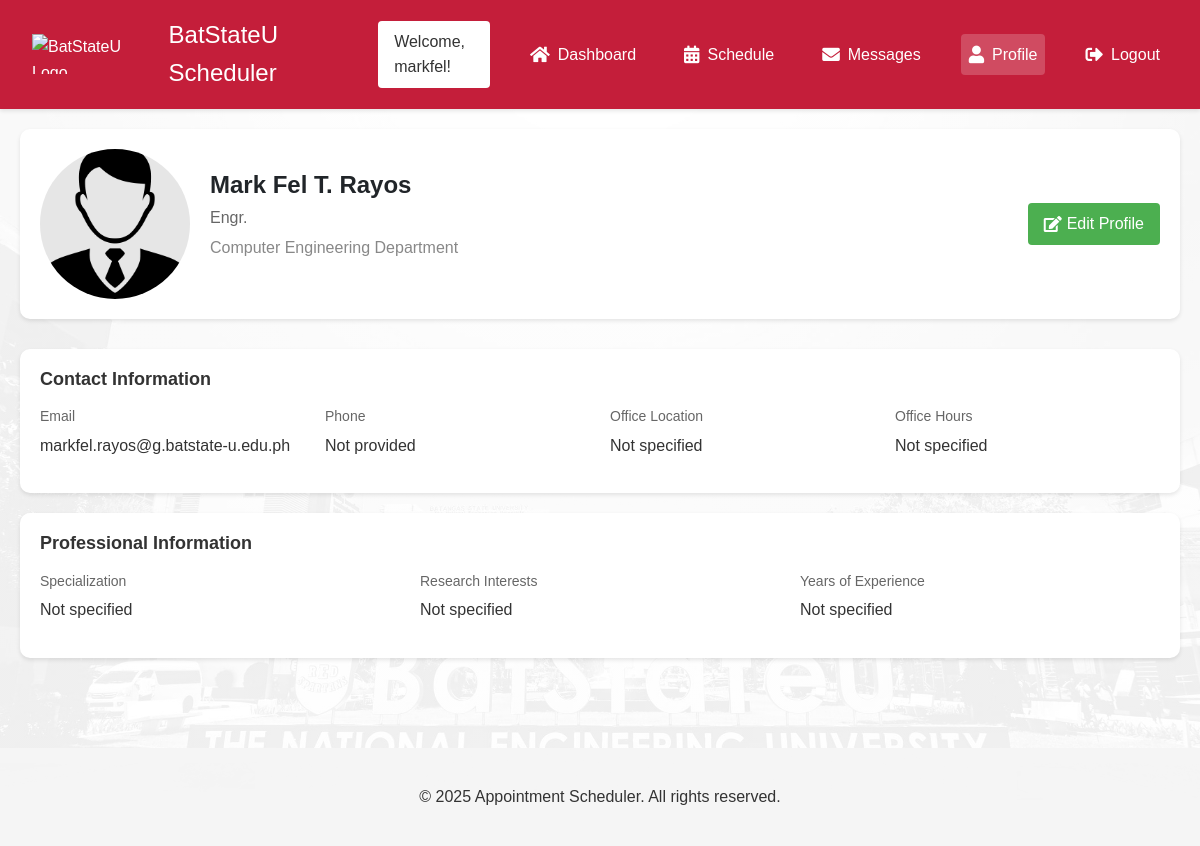
Screenshot of /faculty-profile/ (signed in) with the database file from the repository.
### AppointmentWebsite/models.py (models this page shows, shortened)
class UserProfile(models.Model):
    user = models.OneToOneField(User, on_delete=models.CASCADE)
    user_type = models.CharField(max_length=10, choices=[('student', 'Student'), ('faculty', 'Faculty')])
    phone_number = models.CharField(max_length=15, blank=True, null=True)
    profile_picture = models.ImageField(upload_to='profile_pictures/', null=True, blank=True)
    title = models.CharField(max_length=100, blank=True, null=True)
    department = models.CharField(max_length=100, blank=True, null=True)
    office_location = models.CharField(max_length=100, blank=True, null=True)
    office_hours = models.CharField(max_length=200, blank=True, null=True)
    specialization = models.CharField(max_length=200, blank=True, null=True)
    research_interests = models.TextField(blank=True, null=True)
    years_of_experience = models.IntegerField(null=True, blank=True)

### Appointment_Scheduler/views.py (the view)
# urls.py: path('faculty-profile/', views.faculty_profile, name='faculty_profile'),  # Added faculty profile URL
@login_required
def faculty_profile(request):
    try:
        user_profile = request.user.userprofile
        if user_profile.user_type != 'faculty':
            messages.error(request, "You don't have permission to access the faculty profile.")
            return redirect('profile')
    except UserProfile.DoesNotExist:
        messages.error(request, "Please complete your profile to access the faculty profile.")
        return redirect('edit_profile')
    context = {
        'user_profile': user_profile,
    }
    return render(request, 'faculty_profile.html', context)

### templates/faculty_profile.html (shortened to what this page needs)
{% extends 'base.html' %}
{% load static %}
{% block extra_css %}
<link rel="stylesheet" href="{% static 'css/faculty_dashboard.css' %}">
{% endblock %}
{% block content %}
<div class="profile-container">
    <div class="profile-header">
        <div class="profile-avatar">
            <img src="{% if user.profile_picture %}{{ user.profile_picture.url }}{% else %}{% static 'images/faculty.png' %}{% endif %}"
                 alt="Profile Picture">
        </div>
        <div class="profile-info">
            <h1 class="profile-name">{{ user.get_full_name }}</h1>
            <p class="profile-title">{{ user_profile.title|default:"Faculty Member" }}</p>
            <p class="profile-department">{{ user_profile.department|default:"Computer Engineering Department" }}</p>
        </div>
        <div class="profile-actions">
            <a href="{% url 'edit_profile' %}" class="btn-edit">
                <i class="fas fa-edit"></i> Edit Profile
            </a>
        </div>
    </div>
    <div class="profile-section">
        <h2 class="section-title">Contact Information</h2>
        <div class="info-grid">
            <div class="info-item">
                <div class="info-label">Email</div>
                <div class="info-value">{{ user.email }}</div>
            </div>
            <div class="info-item">
                <div class="info-label">Phone</div>
                <div class="info-value">{{ user_profile.phone_number|default:"Not provided" }}</div>
            </div>
            <div class="info-item">
                <div class="info-label">Office Location</div>
                <div class="info-value">{{ user_profile.office_location|default:"Not specified" }}</div>
            </div>
            <div class="info-item">
                <div class="info-label">Office Hours</div>
                <div class="info-value">{{ user_profile.office_hours|default:"Not specified" }}</div>
            </div>
        </div>
    </div>
    <div class="profile-section">
        <h2 class="section-title">Professional Information</h2>
        <div class="info-grid">
            <div class="info-item">
                <div class="info-label">Specialization</div>
                <div class="info-value">{{ user_profile.specialization|default:"Not specified" }}</div>
            </div>
            <div class="info-item">
                <div class="info-label">Research Interests</div>
                <div class="info-value">{{ user_profile.research_interests|default:"Not specified" }}</div>
            </div>
            <div class="info-item">
                <div class="info-label">Years of Experience</div>
                <div class="info-value">{{ user_profile.years_of_experience|default:"Not specified" }}</div>
            </div>
        </div>
    </div>
</div>
{% endblock %}

### templates/header.html (shortened to what this page needs)
{% load static %}
<header class="site-header">
    <div class="header-content">
        <div class="left-section">
            <img src="https://batstate-u.edu.ph/wp-content/uploads/2022/05/BatStateU-NEU-Logo.png" alt="BatStateU Logo" class="logo">
            <span class="logo-text">BatStateU Scheduler</span>
        </div>
        {% if user.is_authenticated %}
        <div class="right-section">
            <div class="welcome-box">
                Welcome, {{ user.username }}!
            </div>
            <nav class="nav-menu">
                <a href="{% url 'dashboard' %}" class="nav-link {% if request.path == '/dashboard/' %}active{% endif %}">
                    <i class="fas fa-home"></i> Dashboard
                </a>
                <a href="{% url 'schedule' %}" class="nav-link {% if 'schedule' in request.path %}active{% endif %}">
                    <i class="fas fa-calendar-alt"></i> Schedule
                </a>
                <a href="{% url 'messages' %}" class="nav-link {% if 'messages' in request.path %}active{% endif %}">
                    <i class="fas fa-envelope"></i> Messages
                </a>
                <a href="{% url 'profile' %}" class="nav-link {% if 'profile' in request.path %}active{% endif %}">
                    <i class="fas fa-user"></i> Profile
                </a>
                <a href="{% url 'logout' %}" class="nav-link">
                    <i class="fas fa-sign-out-alt"></i> Logout
                </a>
            </nav>
        </div>
        {% endif %}
    </div>
</header>
<link rel="stylesheet" href="https://cdnjs.cloudflare.com/ajax/libs/font-awesome/5.15.4/css/all.min.css">

### static/css/style.css (style rules this page uses)
:root { --primary-red: #9D2235; --dark-red: #7B1E2B; --white: #FFFFFF; --light-gray: #F5F5F5; --dark-gray: #333333; --border-gray: #DDDDDD; }
body { font-family: Arial, sans-serif; line-height: 1.6; margin: 0; padding: 0; background-image: linear-gradient(rgba(255, 255, 255, 0.7), rgba(255, 255, 255, 0.7)), url('../images/batstate-bg.jpg'); background-repeat: no-repeat; background-position: center center; background-attachment: fixed; background-size: cover; min-height: 100vh; width: 100%; }
.site-header { background-color: rgba(255, 255, 255, 0.95); box-shadow: 0 1px 3px rgba(0,0,0,0.1); }
.site-header { background-color: rgba(255, 255, 255, 0.95); box-shadow: 0 2px 4px rgba(0,0,0,0.1); padding: 1rem 2rem; position: sticky; top: 0; z-index: 1000; }
.header-content { display: flex; justify-content: space-between; align-items: center; max-width: 1200px; margin: 0 auto; }

### static/css/faculty_dashboard.css (style rules this page uses)
:root { --primary-color: #dc3545; --secondary-color: #ffffff; --accent-color: #dc3545; --success-color: #28a745; --warning-color: #ffc107; --danger-color: #dc3545; --text-primary: #343a40; --text-secondary: #6c757d; --background-light: #ffffff; --border-color: #e0e0e0; --shadow-color: rgba(0, 0, 0, 0.1); --white: #ffffff; --gray-100: #f8f9fa; --gray-200: #e9ecef; --gray-300: #dee2e6; --success: #28a745; --warning: #ffc107; }

### templates/faculty_profile.html (style rules this page uses)
.profile-container { max-width: 1200px; margin: 0 auto; padding: 20px; }
.profile-header { display: flex; align-items: center; gap: 20px; margin-bottom: 30px; padding: 20px; background: #fff; border-radius: 10px; box-shadow: 0 2px 4px rgba(0,0,0,0.1); }
.profile-avatar { width: 150px; height: 150px; border-radius: 50%; overflow: hidden; }
.profile-avatar img { width: 100%; height: 100%; object-fit: cover; }
.profile-info { flex: 1; }
.profile-name { font-size: 24px; font-weight: 600; margin-bottom: 5px; }
.profile-title { color: #666; margin-bottom: 5px; }
.profile-department { color: #888; }
.profile-actions { display: flex; gap: 10px; }
.profile-section { background: #fff; padding: 20px; border-radius: 10px; box-shadow: 0 2px 4px rgba(0,0,0,0.1); margin-bottom: 20px; }
.section-title { font-size: 18px; font-weight: 600; margin-bottom: 15px; color: #333; }
.info-grid { display: grid; grid-template-columns: repeat(auto-fit, minmax(250px, 1fr)); gap: 20px; }
.info-item { margin-bottom: 15px; }
.info-label { font-size: 14px; color: #666; margin-bottom: 5px; }
.info-value { font-size: 16px; color: #333; }
.btn-edit { background: #4CAF50; color: white; padding: 8px 16px; border-radius: 4px; text-decoration: none; display: inline-flex; align-items: center; gap: 5px; }

### templates/header.html (style rules this page uses)
.site-header { background-color: #C41E3A; padding: 1rem 2rem; color: white; }
.header-content { max-width: 1200px; margin: 0 auto; display: flex; justify-content: space-between; align-items: center; }
.left-section { display: flex; align-items: center; gap: 1rem; }
.logo { height: 40px; width: auto; }
.logo-text { font-size: 1.5rem; font-weight: 500; color: white; }
.right-section { display: flex; align-items: center; gap: 2rem; }
.welcome-box { background-color: white; color: #333; padding: 0.5rem 1rem; border-radius: 4px; font-weight: 500; }
.nav-menu { display: flex; gap: 2rem; align-items: center; }
.nav-link { color: white; text-decoration: none; display: flex; align-items: center; gap: 0.5rem; font-weight: 500; padding: 0.5rem; border-radius: 4px; transition: all 0.2s ease; }
.nav-link.active { background-color: rgba(255, 255, 255, 0.2); }
.nav-link i { font-size: 1.1rem; }

### rows the page displays
UserProfile: title "Engr.", department "Computer Engineering Department", phone_number "Not provided", office_location "Not specified", office_hours "Not specified", specialization "Not specified", research_interests "Not specified", years_of_experience "Not specified"

### other values shown
{{ user.username }} "markfel"
{{ user.get_full_name }} "Mark Fel T. Rayos"
{{ user.email }} "markfel.rayos@g.batstate-u.edu.ph"
